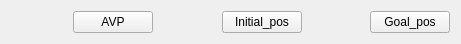
             <widget class="QWidget" name="layoutWidget">
              <property name="geometry">
               <rect>
                <x>11</x>
                <y>410</y>
                <width>461</width>
                <height>31</height>
               </rect>
              </property>
              <layout class="QHBoxLayout" name="horizontalLayout_5">
               <item>
                <spacer name="horizontalSpacer_25">
                 <property name="orientation">
                  <enum>Qt::Horizontal</enum>
                 </property>
                 <property name="sizeHint" stdset="0">
                  <size>
                   <width>68</width>
                   <height>20</height>
                  </size>
                 </property>
                </spacer>
               </item>
               <item>
                <widget class="QPushButton" name="avp_button">
                 <property name="text">
                  <string>AVP</string>
                 </property>
                </widget>
               </item>
               <item>
                <spacer name="horizontalSpacer_23">
                 <property name="orientation">
                  <enum>Qt::Horizontal</enum>
                 </property>
                 <property name="sizeHint" stdset="0">
                  <size>
                   <width>68</width>
                   <height>20</height>
                  </size>
                 </property>
                </spacer>
               </item>
               <item>
                <widget class="QPushButton" name="initial_pos_b">
                 <property name="text">
                  <string>Initial_pos</string>
                 </property>
                </widget>
               </item>
               <item>
                <spacer name="horizontalSpacer_24">
                 <property name="orientation">
                  <enum>Qt::Horizontal</enum>
                 </property>
                 <property name="sizeHint" stdset="0">
                  <size>
                   <width>68</width>
                   <height>20</height>
                  </size>
                 </property>
                </spacer>
               </item>
               <item>
                <widget class="QPushButton" name="goal_pos_b">
                 <property name="text">
                  <string>Goal_pos</string>
                 </property>
                </widget>
               </item>
              </layout>
             </widget>
